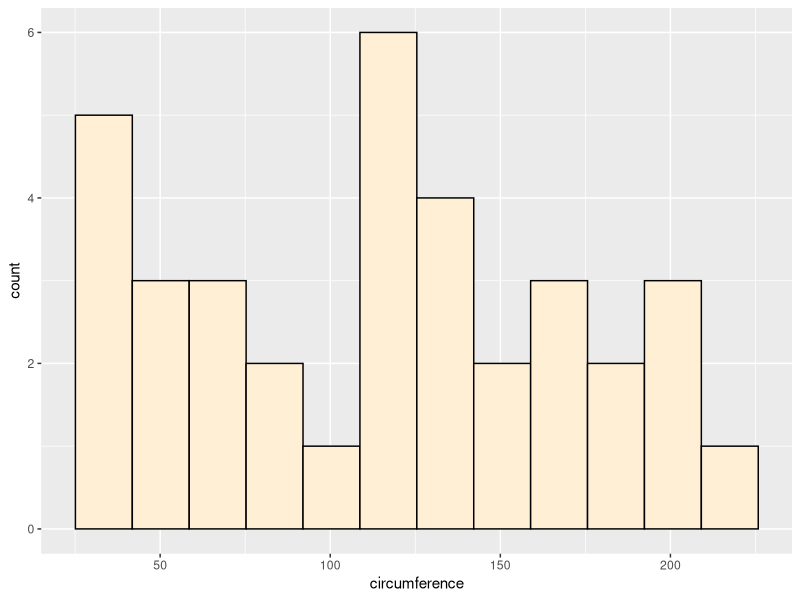
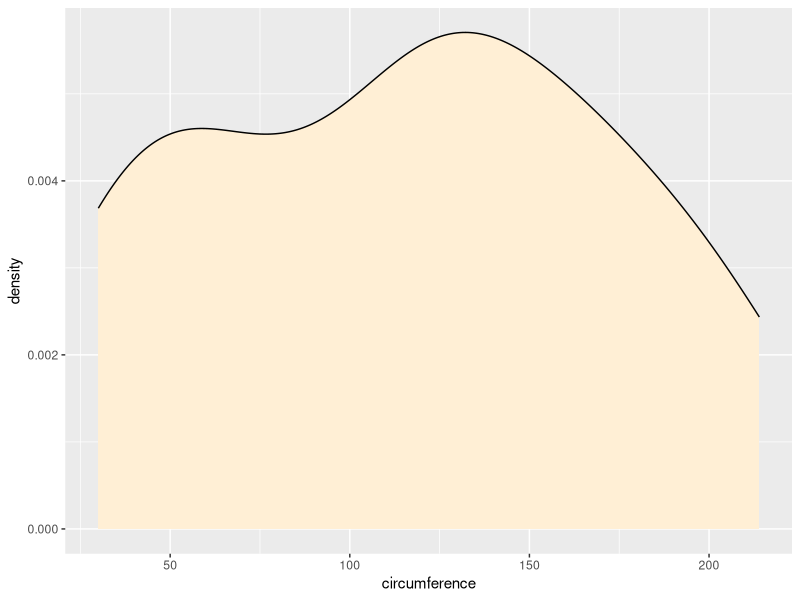
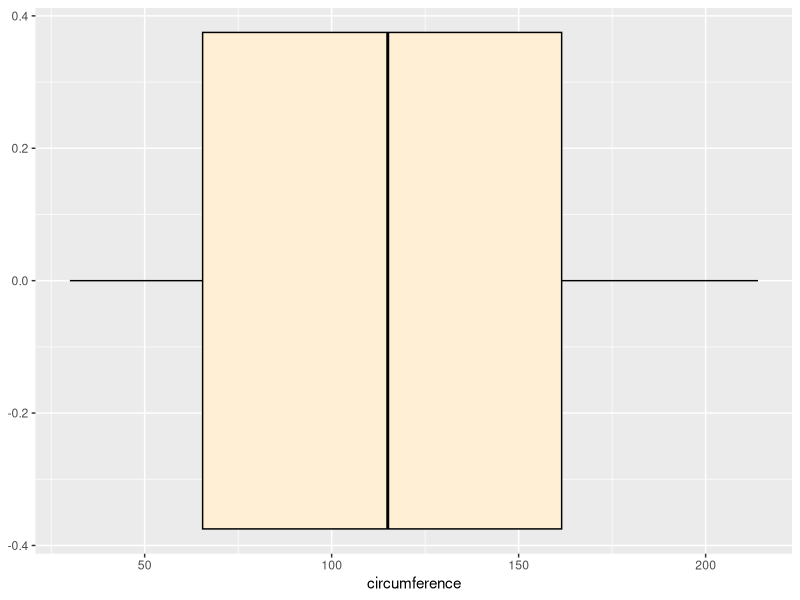
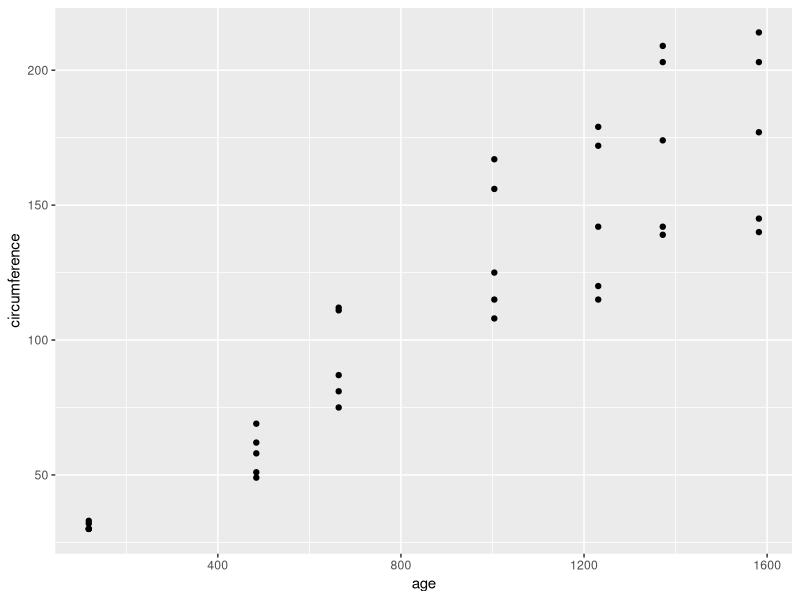
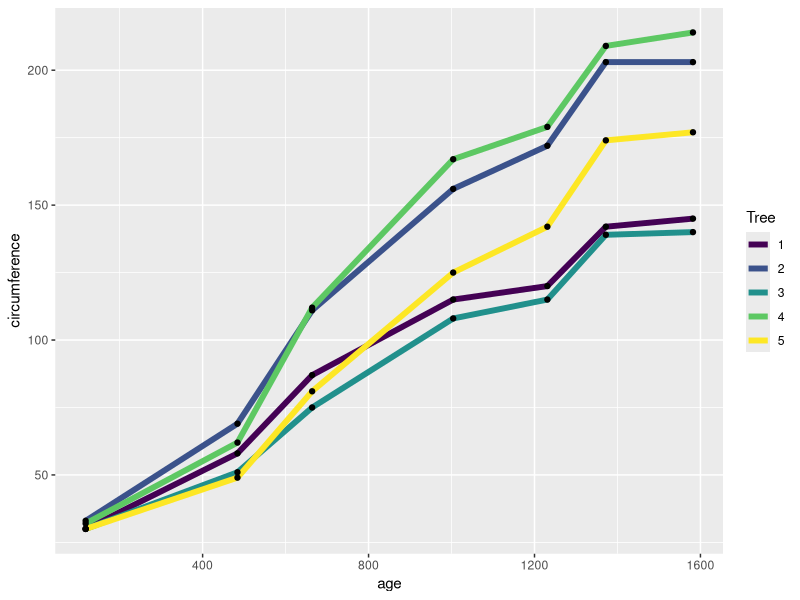
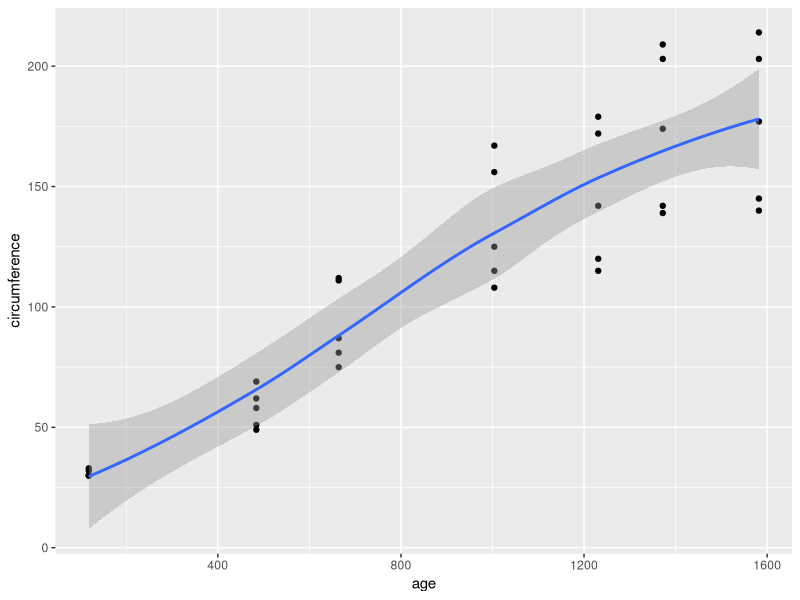

These figures' R source, in order:
## ---- chunk 1
library(tidyverse)

Orange$Tree = factor(Orange$Tree, levels = c("1", "2", "3", "4", "5"))
## ---- chunk 2
Orange[c(1:3, 8:10),] # "Orange" is one of many of R's built-in datasets! You can see them all using data(). Contains age and circumference measurements for five orange trees growing over time.
## ---- chunk 3
ggplot(data = Orange, mapping = aes(x = circumference)) +
  geom_histogram(color = "black", fill = "papayawhip", bins = 12)

  # Review on ggplot() syntax:

  # Start every plot with ggplot(data); often you will add aesthetics too, as above
  
  # Aesthetics are how you customize specific properties of the graph; sometimes they are variables from a dataframe, e.g. aes(x = circumference), and sometimes they are just specific number or color choices, like color = "red" or alpha = 0.5
  
  # If you include an aes() mapping in the original ggplot() call, as above, it will be used for all the following geom_*() functions
  
  # Notice that "constant" aesthetics (e.g. not variables) do NOT go in aes()
## ---- chunk 4
ggplot(data = Orange, mapping = aes(x = circumference)) +
  geom_density(fill = "papayawhip")
## ---- chunk 5
ggplot(data = Orange, mapping = aes(x = circumference)) +
  geom_boxplot(color = "black", fill = "papayawhip")
## ---- chunk 6
ggplot(data = Orange, mapping = aes(x = age, y = circumference)) + 
  geom_point()
## ---- chunk 7
ggplot(data = Orange, mapping = aes(x = age, y = circumference)) + 
  geom_line(aes(color = Tree), size = 2) +
    geom_point() # Because aes(color = Tree) is in geom_line(), and not ggplot(), it only applies to the line; points remain black by default
## ---- chunk 8
ggplot(data = Orange, mapping = aes(x = age, y = circumference)) + 
  geom_point() +
  geom_smooth()
